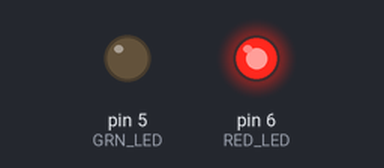
Simulated run of this sketch. Board: Arduino Uno, built with avr-gcc and run on an emulated ATmega328P. Parts: output pins drawn as LEDs (lit = HIGH).

Above: at 0.5 s.
At 1.5 s:
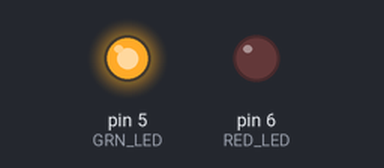
At 5.5 s:
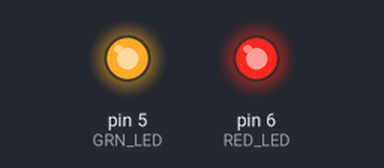
Timing chart, 0 to 6.9 s (numbered marks = the images above):
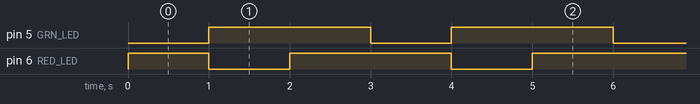

The sketch:

Dual_RED_GRN_HW_480_Arduino.ino
```cpp
#define GRN_LED 5
#define RED_LED 6

void setup() {
  // put your setup code here, to run once:
  //setting pin moodes
  pinMode(GRN_LED,OUTPUT);
  pinMode(RED_LED,OUTPUT);
Serial.begin(9600);

}

void loop() {
  // put your main code here, to run repeatedly:
  //RED on
  digitalWrite(RED_LED,HIGH);
  digitalWrite(GRN_LED,LOW);
  delay(1000);
  //GREEN on
  digitalWrite(GRN_LED,HIGH);
  digitalWrite(RED_LED,LOW);
  delay(1000);
  //both on
  digitalWrite(RED_LED,HIGH);
  delay(1000);


}
```

Measured:
- by itself, pin 5 (GRN_LED): alternates HIGH for 2.0 s and LOW for 1.0 s
- by itself, pin 6 (RED_LED): repeats every 3.0 s: LOW 1.0 s, HIGH 2.0 s
- by itself, everything shown: repeats every 3.0 s, in 3 steps
